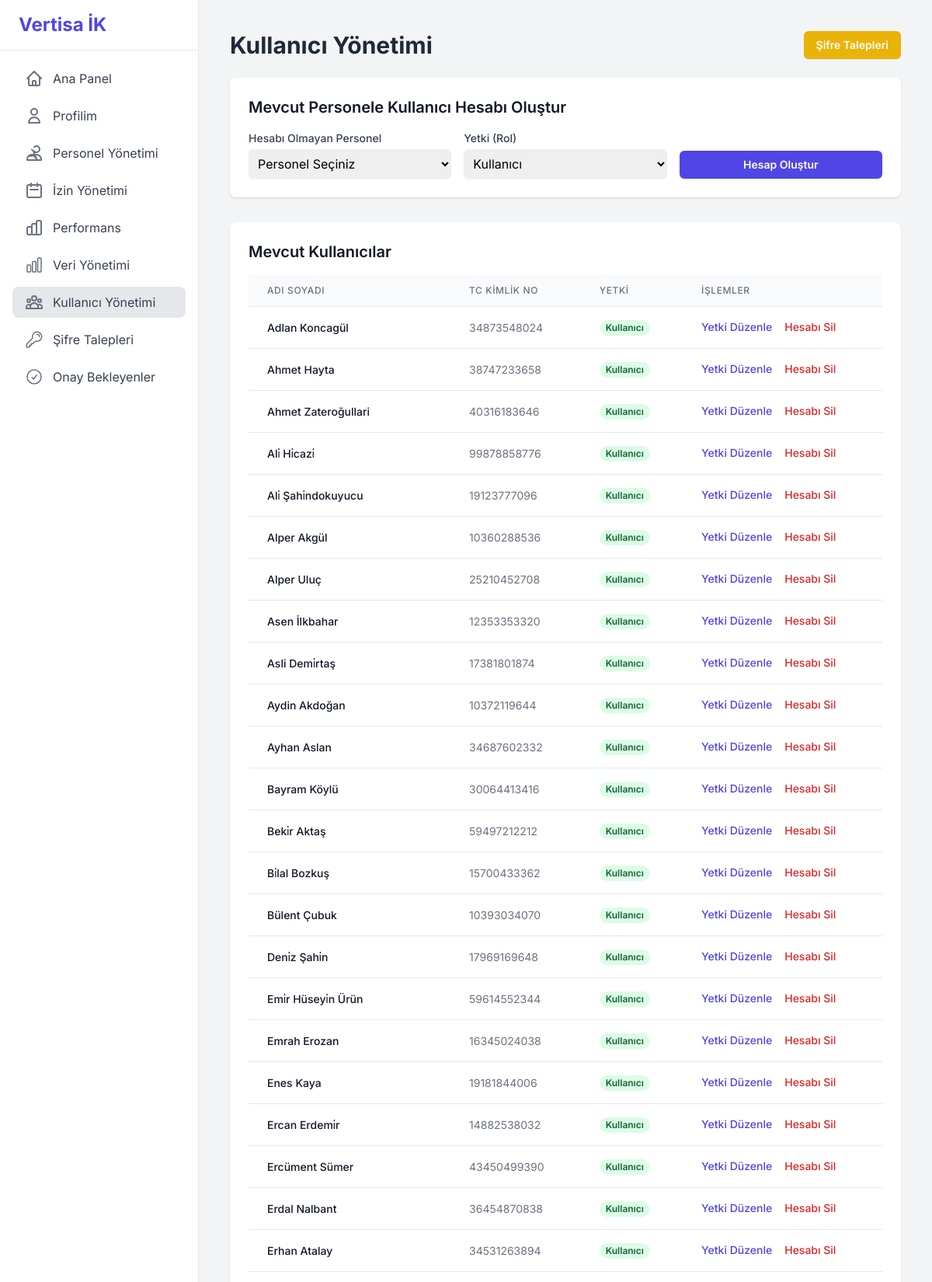
The app's page /admin/users (signed in, upper part) with its own data.
### tables this page shows
CREATE TABLE kullanicilar (id INTEGER PRIMARY KEY AUTOINCREMENT, password TEXT NOT NULL,
    role TEXT NOT NULL DEFAULT "user", calisan_id INTEGER UNIQUE NOT NULL REFERENCES calisanlar(id) ON DELETE CASCADE);

CREATE TABLE calisanlar (
        id INTEGER PRIMARY KEY AUTOINCREMENT, 
        ad TEXT NOT NULL, 
        soyad TEXT NOT NULL,
        sicil_no TEXT UNIQUE,
        tc_kimlik TEXT UNIQUE NOT NULL, 
        ise_baslama_tarihi TEXT, 
        isten_cikis_tarihi TEXT,
        dogum_tarihi TEXT,
        cinsiyet TEXT,
        kan_grubu TEXT,
        tel TEXT, 
        yakin_tel TEXT, 
        adres TEXT, 
        iban TEXT, 
        egitim TEXT, 
        ucreti TEXT, 
        aciklama TEXT,
        yillik_izin_bakiye INTEGER NOT NULL DEFAULT 20, 
        yaka_tipi TEXT,
        yonetici_id INTEGER REFERENCES calisanlar(id), 
        sube_id INTEGER REFERENCES subeler(id),
        departman_id INTEGER REFERENCES departmanlar(id),
        gorev_id INTEGER REFERENCES gorevler(id), 
        mail TEXT UNIQUE,
        onay_durumu TEXT NOT NULL DEFAULT 'Onaylandı', 
        admin_notu TEXT
    );

### app/admin.py (the view)
@bp.route('/users')
@admin_required
def user_management():
    db = g.db
    requests_count = db.execute("SELECT COUNT(id) FROM sifre_sifirlama_talepleri WHERE durum = 'Beklemede'").fetchone()[0]
    users = db.execute("SELECT u.id, u.role, c.ad, c.soyad, c.tc_kimlik FROM kullanicilar u JOIN calisanlar c ON u.calisan_id = c.id ORDER BY c.ad, c.soyad").fetchall()
    unlinked_personnel = db.execute("SELECT id, ad, soyad, sicil_no FROM calisanlar WHERE id NOT IN (SELECT calisan_id FROM kullanicilar WHERE calisan_id IS NOT NULL) AND onay_durumu = 'Onaylandı'").fetchall()
    return render_template('user_management.html', users=users, password_requests_count=requests_count, unlinked_personnel=unlinked_personnel)

### app/auth.py (called while the page is built)
def admin_required(view):
    @wraps(view)
    def wrapped_view(**kwargs):
        if session.get('role') != 'admin':
            flash("Bu sayfaya erişim yetkiniz bulunmamaktadır.", "danger")
            return redirect(url_for('dashboard.index'))
        return view(**kwargs)
    return wrapped_view

### app/templates/user_management.html (shortened to what this page needs)
{% extends "base.html" %}
{% block content %}
<div class="flex justify-between items-center mb-6">
    <h1 class="text-3xl font-bold text-gray-800">Kullanıcı Yönetimi</h1>
    <a href="{{ url_for('admin.password_requests') }}" class="inline-flex items-center justify-center rounded-md bg-yellow-500 px-4 py-2 text-sm font-semibold text-white shadow-sm hover:bg-yellow-600">
        Şifre Talepleri
    </a>
</div>
<div class="bg-white rounded-lg shadow p-6 mb-8">
    <h2 class="text-xl font-semibold text-gray-900 mb-4">Mevcut Personele Kullanıcı Hesabı Oluştur</h2>
    <form action="{{ url_for('admin.add_user') }}" method="POST" class="grid grid-cols-1 md:grid-cols-3 gap-4 items-end">
        <div class="md:col-span-1">
            <label for="calisan_id" class="block text-sm font-medium text-gray-700">Hesabı Olmayan Personel</label>
            <select name="calisan_id" id="calisan_id" required class="mt-1 block w-full rounded-md border-gray-300 shadow-sm p-2">
                <option value="" disabled selected>Personel Seçiniz</option>
            </select>
        </div>
        <div class="md:col-span-1">
            <label for="role" class="block text-sm font-medium text-gray-700">Yetki (Rol)</label>
            <select name="role" id="role" class="mt-1 block w-full rounded-md border-gray-300 shadow-sm p-2">
                <option value="user">Kullanıcı</option>
            </select>
        </div>
        <div class="md:col-span-1">
            <button type="submit" class="w-full rounded-md bg-indigo-600 px-4 py-2 text-sm font-semibold text-white shadow-sm hover:bg-indigo-500">Hesap Oluştur</button>
        </div>
    </form>
</div>
<div class="bg-white rounded-lg shadow p-6">
    <h2 class="text-xl font-semibold text-gray-900 mb-4">Mevcut Kullanıcılar</h2>
    <div class="overflow-x-auto">
        <table class="min-w-full divide-y divide-gray-200">
            <thead class="bg-gray-50">
                <tr>
                    <th class="px-6 py-3 text-left text-xs font-medium text-gray-500 uppercase tracking-wider">Adı Soyadı</th>
                    <th class="px-6 py-3 text-left text-xs font-medium text-gray-500 uppercase tracking-wider">TC Kimlik No</th>
                    <th class="px-6 py-3 text-left text-xs font-medium text-gray-500 uppercase tracking-wider">Yetki</th>
                    <th class="px-6 py-3 text-left text-xs font-medium text-gray-500 uppercase tracking-wider">İşlemler</th>
                </tr>
            </thead>
            <tbody class="bg-white divide-y divide-gray-200">
                {% for user in users %}
                <tr class="hover:bg-gray-50 transition-colors duration-150">
                    <td class="px-6 py-4 whitespace-nowrap text-sm font-medium text-gray-900">{{ user.ad }} {{ user.soyad }}</td>
                    <td class="px-6 py-4 whitespace-nowrap text-sm text-gray-500">{{ user.tc_kimlik }}</td>
                    <td class="px-6 py-4 whitespace-nowrap text-sm text-gray-500">
                        {% if user.role == 'admin' %}
                            <span class="px-2 inline-flex text-xs leading-5 font-semibold rounded-full bg-red-100 text-red-800">Admin</span>
                        {% elif user.role == 'manager' %}
                             <span class="px-2 inline-flex text-xs leading-5 font-semibold rounded-full bg-blue-100 text-blue-800">Yönetici</span>
                        {% else %}
                            <span class="px-2 inline-flex text-xs leading-5 font-semibold rounded-full bg-green-100 text-green-800">Kullanıcı</span>
                        {% endif %}
                    </td>
                    <td class="px-6 py-4 whitespace-nowrap text-sm font-medium flex items-center space-x-4">
                        <a href="{{ url_for('admin.edit_user', user_id=user.id) }}" class="text-indigo-600 hover:text-indigo-900">Yetki Düzenle</a>
                        {% if user.id != session.user_id %}
                        <form action="{{ url_for('admin.delete_user', user_id=user.id) }}" method="POST" onsubmit="return confirm('Bu kullanıcı hesabını silmek istediğinizden emin misiniz? Personel kaydı silinmeyecektir.');">
                            <button type="submit" class="text-red-600 hover:text-red-900">Hesabı Sil</button>
                        </form>
                        {% endif %}
                    </td>
                </tr>
                {% endfor %}
            </tbody>
        </table>
    </div>
</div>
{% endblock %}

### app/templates/base.html (style rules this page uses)
body { font-family: 'Inter', sans-serif; }

### records on screen
kullanicilar: ad "Adlan", soyad "Koncagül", tc_kimlik "34873548024", role "Kullanıcı"
kullanicilar: ad "Ahmet", soyad "Hayta", tc_kimlik "38747233658", role "Kullanıcı"
kullanicilar: ad "Ahmet", soyad "Zateroğullari", tc_kimlik "40316183646", role "Kullanıcı"
kullanicilar: ad "Ali̇", soyad "Hi̇cazi̇", tc_kimlik "99878858776", role "Kullanıcı"
kullanicilar: ad "Ali̇", soyad "Şahi̇ndokuyucu", tc_kimlik "19123777096", role "Kullanıcı"
kullanicilar: ad "Alper", soyad "Akgül", tc_kimlik "10360288536", role "Kullanıcı"
kullanicilar: ad "Alper", soyad "Uluç", tc_kimlik "25210452708", role "Kullanıcı"
kullanicilar: ad "Asen", soyad "İlkbahar", tc_kimlik "12353353320", role "Kullanıcı"
kullanicilar: ad "Asli", soyad "Demi̇rtaş", tc_kimlik "17381801874", role "Kullanıcı"
kullanicilar: ad "Aydin", soyad "Akdoğan", tc_kimlik "10372119644", role "Kullanıcı"
kullanicilar: ad "Ayhan", soyad "Aslan", tc_kimlik "34687602332", role "Kullanıcı"
kullanicilar: ad "Bayram", soyad "Köylü", tc_kimlik "30064413416", role "Kullanıcı"
kullanicilar: ad "Beki̇r", soyad "Aktaş", tc_kimlik "59497212212", role "Kullanıcı"
kullanicilar: ad "Bi̇lal", soyad "Bozkuş", tc_kimlik "15700433362", role "Kullanıcı"
kullanicilar: ad "Bülent", soyad "Çubuk", tc_kimlik "10393034070", role "Kullanıcı"
kullanicilar: ad "Deni̇z", soyad "Şahi̇n", tc_kimlik "17969169648", role "Kullanıcı"
kullanicilar: ad "Emi̇r Hüseyi̇n", soyad "Ürün", tc_kimlik "59614552344", role "Kullanıcı"
kullanicilar: ad "Emrah", soyad "Erozan", tc_kimlik "16345024038", role "Kullanıcı"
kullanicilar: ad "Enes", soyad "Kaya", tc_kimlik "19181844006", role "Kullanıcı"
kullanicilar: ad "Ercan", soyad "Erdemi̇r", tc_kimlik "14882538032", role "Kullanıcı"
kullanicilar: ad "Ercüment", soyad "Sümer", tc_kimlik "43450499390", role "Kullanıcı"
kullanicilar: ad "Erdal", soyad "Nalbant", tc_kimlik "36454870838", role "Kullanıcı"
kullanicilar: ad "Erhan", soyad "Atalay", tc_kimlik "34531263894", role "Kullanıcı"
